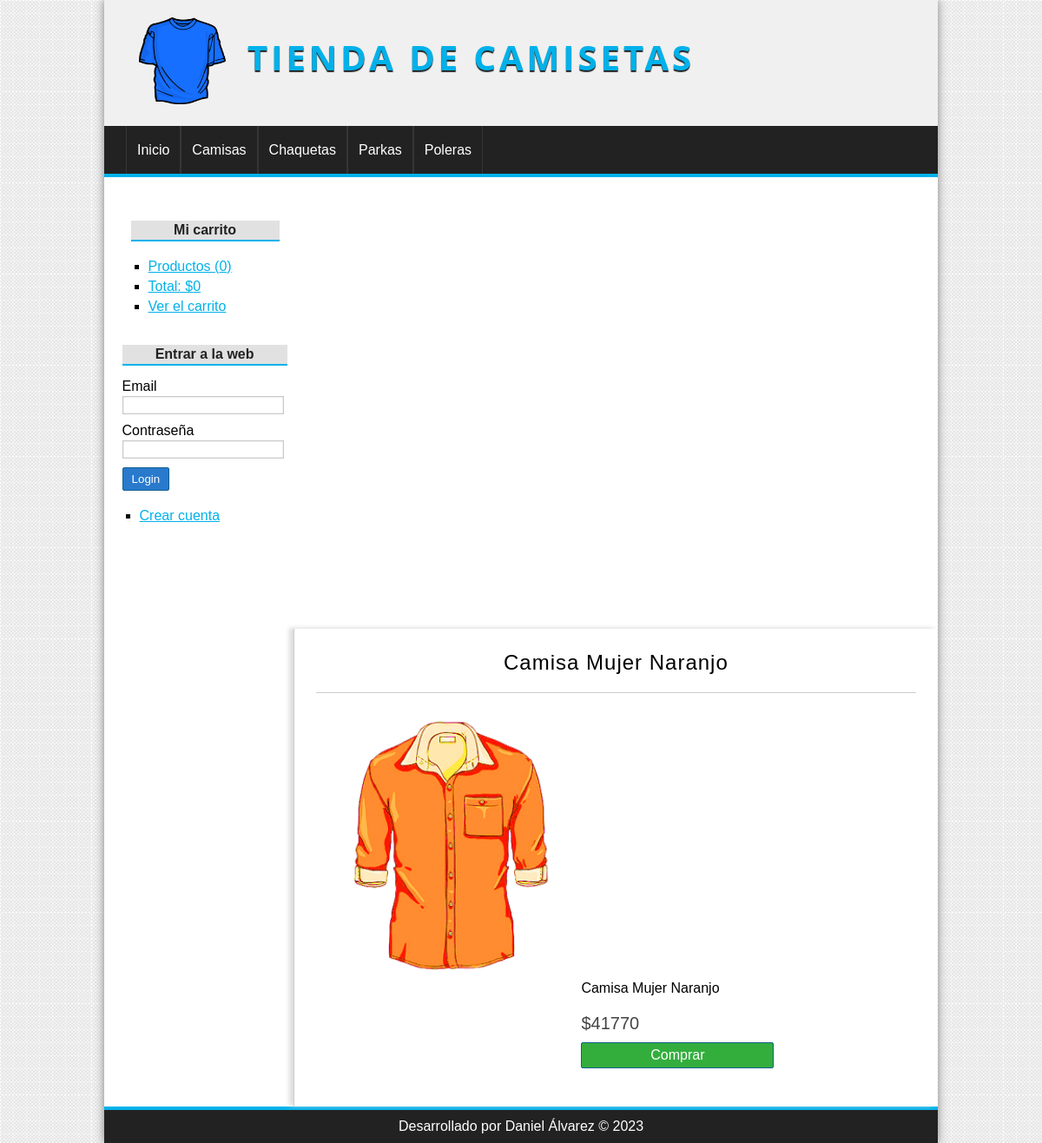
Screenshot of /Producto/MostrarProducto&id=3 with the database file from the repository.
### tables this page shows
CREATE TABLE `categoria` (
  `id` int(11) NOT NULL,
  `nombre` varchar(45) DEFAULT NULL
);

CREATE TABLE `producto` (
  `id` int(11) NOT NULL,
  `nombre` varchar(45) DEFAULT NULL,
  `descripcion` text DEFAULT NULL,
  `precio` float DEFAULT NULL,
  `stock` int(11) DEFAULT NULL,
  `oferta` varchar(2) DEFAULT NULL,
  `fecha` date DEFAULT NULL,
  `imagen` varchar(45) DEFAULT NULL,
  `categoria_id` int(11) NOT NULL
);

### config/database.php (called while the page is built)
<?php
class Database {
	private static $servidor = "localhost";
	private static $usuario = "root";
	private static $clave = "root";
	private static $baseDeDatos = "dbtiendapolerasphp";
	private static $puerto = 3306;
	public static function conectar() {
		$db = new mysqli(DataBase::$servidor, DataBase::$usuario, DataBase::$clave, DataBase::$baseDeDatos, DataBase::$puerto);
		$db->query("SET NAMES 'utf8'");
		return $db;
	}
}
?>

### models/dao/CategoriaDAO.php (called while the page is built, shortened)
<?php
if (file_exists("config/database.php")) {
	require_once "config/database.php";
}
else {
	require_once "../config/database.php";
}
?>
<?php
class CategoriaDAO {
    public $db;
    public function __construct() {
        $this->db = Database::conectar();
    }
    public function getAll() {
        $query = $this->db->query("SELECT * FROM categoria");
        return $query;
    }
}
?>

### controllers/ProductoControlador.php (called while the page is built, shortened)
<?php
class ProductoControlador {
	public function renderizarVistaMostrarProducto() {
		require_once 'models/dao/ProductoDAO.php';
		if (isset($_GET["id"])) {
			$daoProducto = new ProductoDAO();
			$producto = $daoProducto->find($_GET["id"]);
		}
		require_once 'views/mostrar_producto.php';
	}
}
?>

### models/dao/ProductoDAO.php (called while the page is built, shortened)
<?php
if (file_exists("config/database.php")) {
	require_once "config/database.php";
}
else {
	require_once "../config/database.php";
}
?>
<?php
class ProductoDAO {
    public $db;
    public function __construct() {
        $this->db = Database::conectar();
    }
    public function find($id) {
    	$query = $this->db->query("SELECT * FROM producto WHERE id = {$id}");
    	return $query;
    }
}
?>

### views/mostrar_producto.php (the view)
<?php
$producto = $producto->fetch_object();
if (isset($producto)):
?>
	<h1><?=$producto->nombre?></h1>
	<div class="producto-detalle">
		<div class="producto-imagen">
			<img src="<?=BASE_URL?>uploads/images/<?=$producto->imagen?>"/>
		</div>
		<div class="producto-datos">
			<p class="producto-descripcion"><?=$producto->descripcion?></p>
			<p class="producto-precio">$<?=$producto->precio?></p>
			<a href="<?=BASE_URL?>controllers/CarritoControlador.php?opcion=1&id=<?=$producto->id?>" class="boton">Comprar</a>
		</div>
	</div>
<?php
else:
?>
	<h1>El producto no existe</h1>
<?php
endif;
?>

### views/includes/header.php
<?php require_once "models/dao/CategoriaDAO.php"; ?>
<?php
$daoCategoria = new CategoriaDAO();
$categorias = $daoCategoria->getAll();
?>
<header>
	<div id="logo">
		<img src="<?=BASE_URL?>assets/img/camiseta.png" alt="Logo"/> <a href="index.php">Tienda de camisetas</a>
	</div>
</header>
<nav>
	<ul>
		<li><a href="<?=BASE_URL?>">Inicio</a></li>
	<?php
	while ($categoria = $categorias->fetch_object()):
	?>
		<li><a href="<?=BASE_URL?>Categoria/MostrarCategoria&id=<?=$categoria->id?>"><?=$categoria->nombre?></a></li>
	<?php
	endwhile;
	?>
	</ul>
</nav>

### assets/css/styles.css (style rules this page uses)
* { padding: 0px; margin: 0px; font-family: sans-serif, Helvetica, Arial; }
body { background: url("../img/bg.png"); }
a { color: #01B1EA; }
input[type="button"], input[type="submit"], button, .boton { display: block; border-radius: 2px; width: auto; padding: 5px; padding-left: 10px; padding-right: 10px; color: white; background: #2979CD; border: 1px solid #11608E; cursor: pointer; }
label, input[type="button"], input[type="submit"], button, .boton { margin-top: 10px; }
.boton { background: #33AE3D; color: white !important; text-decoration: none; }
header { height: 145px; background: #F0F0F0; }
#logo { padding: 20px; margin-left: 20px; float: left; }
#logo img { width: 100px; height: 100px; float: left; }
#logo a { float: left; font-size: 40px; letter-spacing: 4px; font-family: "Open Sans", "Helvetica", "Arial"; text-transform: uppercase; color: #01B1EA; font-weight: bold; text-decoration: none; margin-top: 18px; margin-left: 25px; text-shadow: 0px 2px 1px #222222; transition: all 300ms; }
nav { background: #222; color: white; height: 55px; clear: both; border-bottom: 4px solid #01B1EA; }
nav ul { list-style: none; text-decoration: none; margin: 0px auto; margin-left: 25px; }
nav ul li { line-height: 55px; float: left; border-right: 1px solid #363636; }
nav ul li a { display: block; color: white; text-decoration: none; padding-left: 12px; padding-right: 12px; transition: all 300ms; }
nav ul li a:first-child { border-left: 1px solid #363636; }
#central h1 { font-size: 24px; font-weight: normal; letter-spacing: 1px; text-align: center; border-bottom: 1px solid #ccc; margin-bottom: 20px; padding: 20px; padding-top: 0px; }
.producto-detalle { width: 100%; }
.producto-detalle .producto-imagen { display: block; width: 45%; float: left; }
.producto-detalle img { display: block; width: 100%; float: left; }
.producto-detalle .producto-datos { width: 50%; float: right; margin-right: 40px; }
.producto-detalle .producto-descripcion { margin-bottom: 20px; }
.producto-detalle .producto-precio { margin-bottom: 10px; font-size: 20px; color: #444; }
.producto-detalle .boton { width: 200px; text-align: center; }

### rows the page displays
categoria: nombre "Camisas"
categoria: nombre "Chaquetas"
categoria: nombre "Parkas"
categoria: nombre "Poleras"
producto: nombre "Camisa Mujer Naranjo", imagen (picture), descripcion "Camisa Mujer Naranjo", precio "41770"

### other values shown
Helper::obtenerEstadisticasCarrito()["cantidad"] "0"
Helper::obtenerEstadisticasCarrito()["total"] "0"
